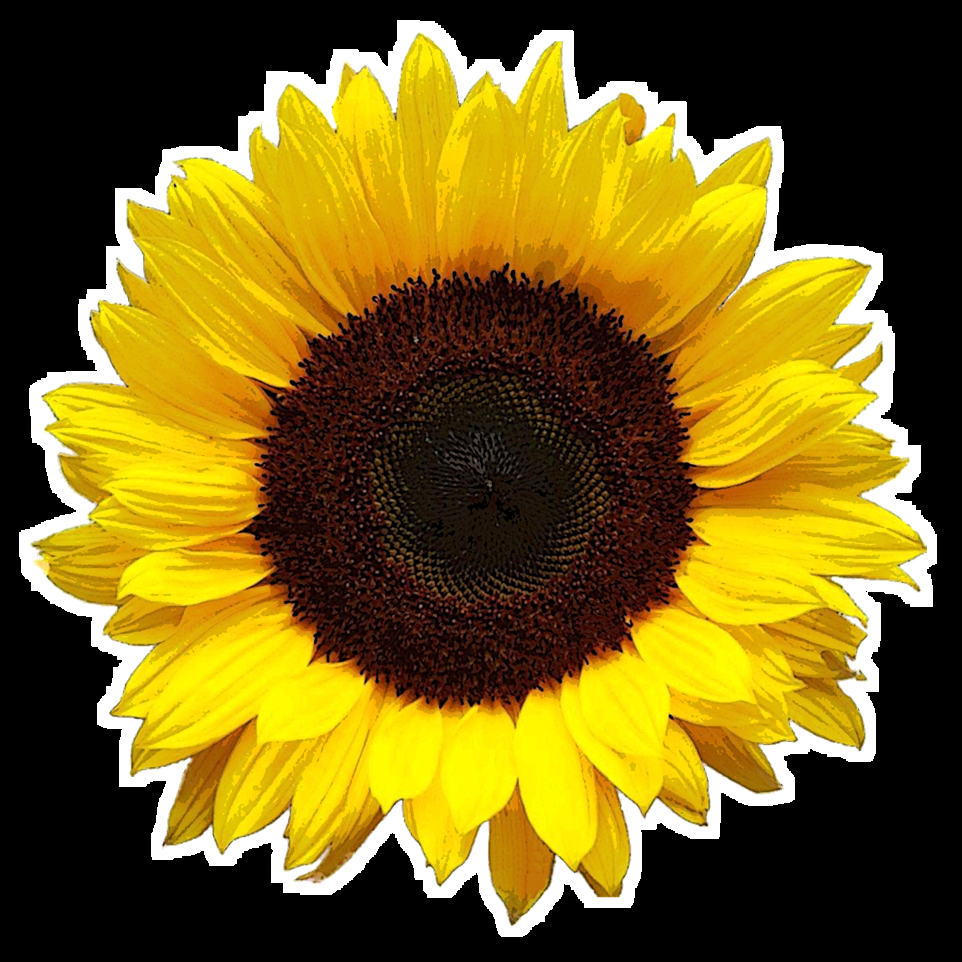
#> input picture girassol.png, 962 x 962 px
$ python FilterThreshold.py
#> lines starting #> are read from the running program, lines starting #| are printed output that depends on the picture; after the words box and inside, x2 and y2 are one past the last pixel; in counts of white or black regions, pixels touching at a corner belong together
import cv2
import numpy as np

img = cv2.imread('girassol.png')
#> img is the input picture: shape (962, 962, 3); mean B, G, R 22.8, 97.9, 118.8

px = img[100,100] #BGR Color Plot B = Azul, G = Green, R = Red
#> px = [0, 0, 0]

print(px)
#| [0 0 0]

# acessing only blue pixel

blue = img[100,100,0]
#> blue = 0
print(blue)
#| 0

width = img.shape[0]
#> width = 962
print(width)
#| 962

heigth = img.shape[1]
#> heigth = 962
print(heigth)
#| 962

trash = 100


for  i in range(width):
    for j in range(heigth):
        r = int(0.21*img[i][j][2])
        g = int(0.72*img [i][j][1])
        b = int(0.07*img [i][j][0])

        aux = b+g+r

        img[i][j] = [aux,aux,aux]
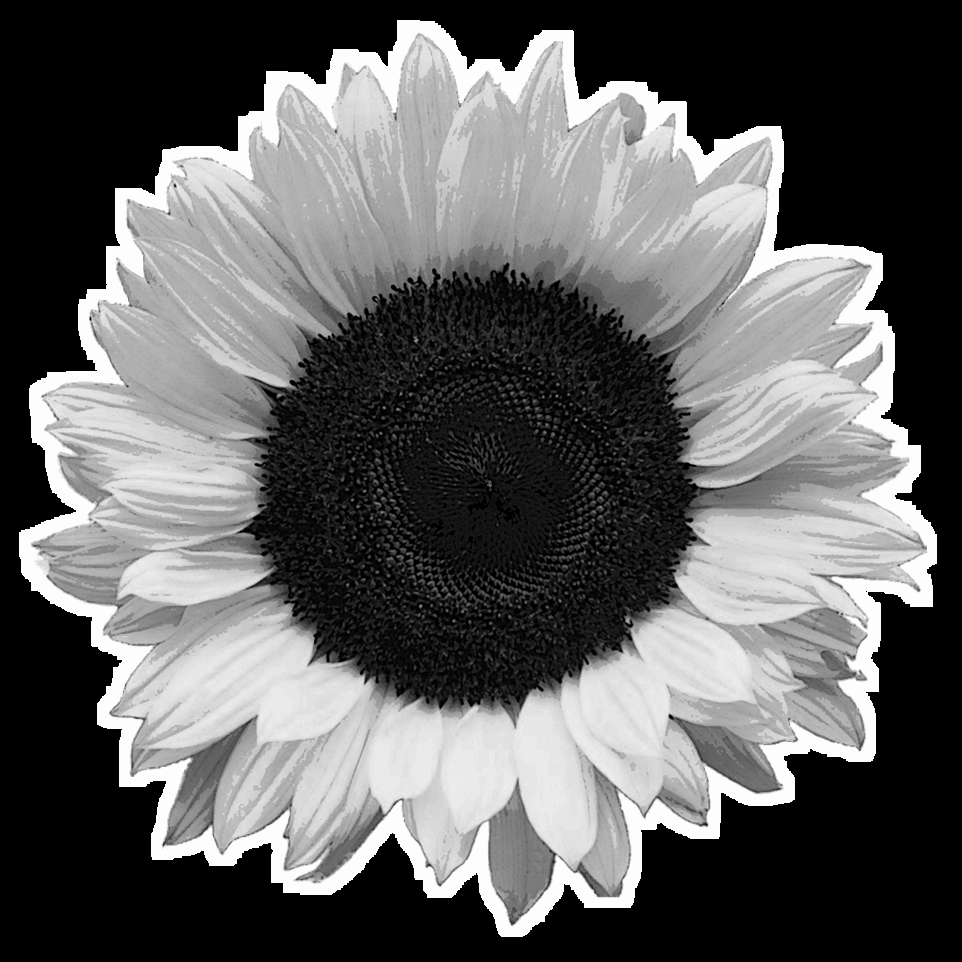
#> img: shape (962, 962, 3); min 0, max 253, mean 96.2


for i in range(width):
    for j in range(heigth):
        if( img[i][j][0] < trash):
            img[i][j] = 0

        else:
            img[i][j] = 255
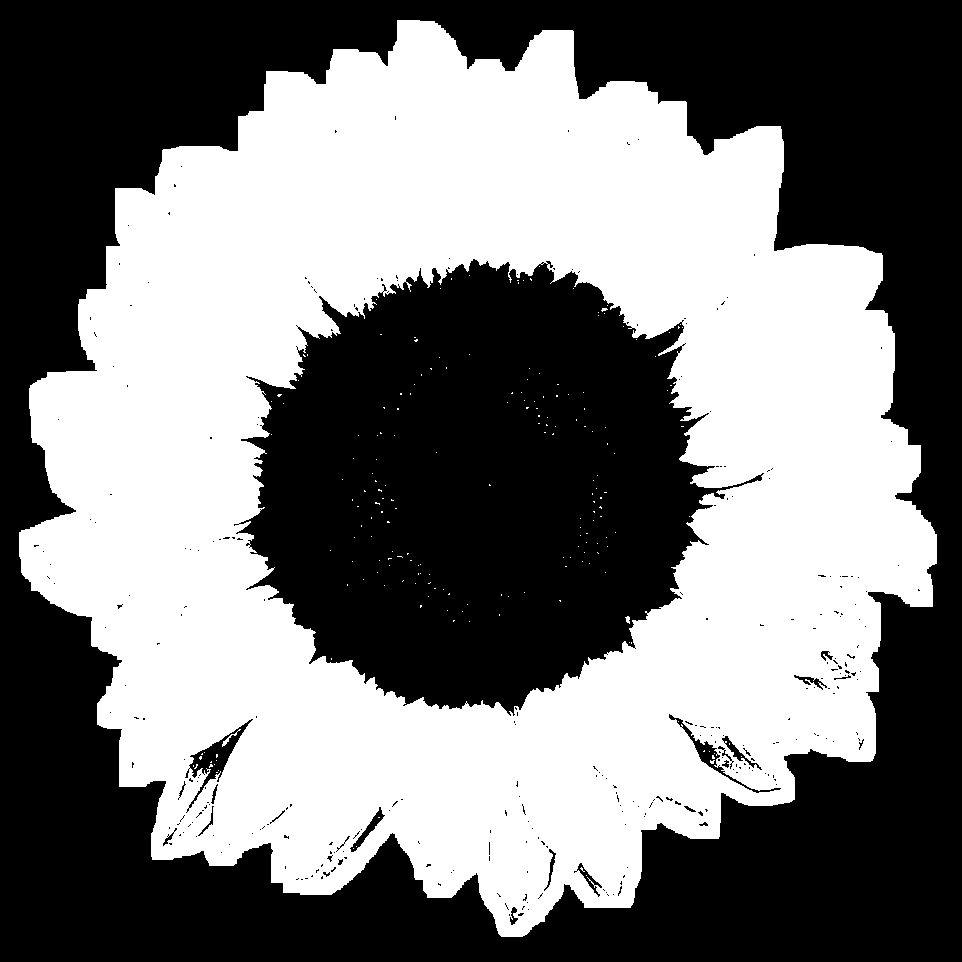
#> img: shape (962, 962, 3); 47.4% white; 197 white regions (194 under 20 px), largest, box (x1, y1, x2, y2) and area: (19, 20, 937, 937) 437916, (222, 729, 241, 747) 54, (625, 616, 630, 624) 26


cv2.imshow("Face",img)
cv2.waitKey(0)
